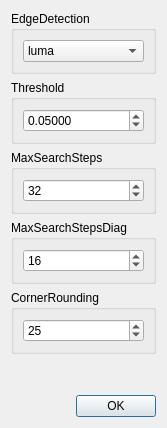
<?xml version="1.0" encoding="UTF-8"?>
<ui version="4.0">
 <class>SmaaDialog</class>
 <widget class="QDialog" name="SmaaDialog">
  <property name="geometry">
   <rect>
    <x>0</x>
    <y>0</y>
    <width>159</width>
    <height>428</height>
   </rect>
  </property>
  <property name="windowTitle">
   <string>SMAA effect settings</string>
  </property>
  <layout class="QVBoxLayout" name="verticalLayout_6">
   <item>
    <widget class="QGroupBox" name="edgeDetection">
     <property name="toolTip">
      <string>&lt;html&gt;&lt;head/&gt;&lt;body&gt;&lt;p&gt;smaaEdgeDetection changes the edge detection shader:&lt;/p&gt;&lt;p&gt;luma  - default&lt;/p&gt;&lt;p&gt;color - might catch more edges, but is more expensive&lt;/p&gt;&lt;/body&gt;&lt;/html&gt;</string>
     </property>
     <property name="title">
      <string>EdgeDetection</string>
     </property>
     <layout class="QVBoxLayout" name="verticalLayout">
      <item>
       <widget class="QComboBox" name="edgeDetectionValue">
        <item>
         <property name="text">
          <string>luma</string>
         </property>
        </item>
        <item>
         <property name="text">
          <string>color</string>
         </property>
        </item>
       </widget>
      </item>
     </layout>
    </widget>
   </item>
   <item>
    <widget class="QGroupBox" name="threshold">
     <property name="toolTip">
      <string>&lt;html&gt;&lt;head/&gt;&lt;body&gt;&lt;p&gt;smaaThreshold specifies the threshold or sensitivity to edges&lt;/p&gt;&lt;p&gt;Lowering this value you will be able to detect more edges at the expense of performance.&lt;/p&gt;&lt;p&gt;Range: [0, 0.5]&lt;/p&gt;&lt;p&gt;0.1 is a reasonable value, and allows to catch most visible edges.&lt;/p&gt;&lt;p&gt;0.05 is a rather overkill value, that allows to catch 'em all.&lt;/p&gt;&lt;/body&gt;&lt;/html&gt;</string>
     </property>
     <property name="title">
      <string>Threshold</string>
     </property>
     <layout class="QVBoxLayout" name="verticalLayout_2">
      <item>
       <widget class="QDoubleSpinBox" name="thresholdValue">
        <property name="decimals">
         <number>5</number>
        </property>
        <property name="minimum">
         <double>-10000.000000000000000</double>
        </property>
        <property name="maximum">
         <double>10000.000000000000000</double>
        </property>
        <property name="singleStep">
         <double>0.010000000000000</double>
        </property>
        <property name="value">
         <double>0.050000000000000</double>
        </property>
       </widget>
      </item>
     </layout>
    </widget>
   </item>
   <item>
    <widget class="QGroupBox" name="maxSearchSteps">
     <property name="toolTip">
      <string>&lt;html&gt;&lt;head/&gt;&lt;body&gt;&lt;p&gt;smaaMaxSearchSteps specifies the maximum steps performed in the horizontal/vertical pattern searches&lt;/p&gt;&lt;p&gt;Range: [0, 112]&lt;/p&gt;&lt;p&gt;4  - low&lt;/p&gt;&lt;p&gt;8  - medium&lt;/p&gt;&lt;p&gt;16 - high&lt;/p&gt;&lt;p&gt;32 - ultra&lt;/p&gt;&lt;/body&gt;&lt;/html&gt;</string>
     </property>
     <property name="title">
      <string>MaxSearchSteps</string>
     </property>
     <layout class="QVBoxLayout" name="verticalLayout_3">
      <item>
       <widget class="QSpinBox" name="maxSearchStepsValue">
        <property name="minimum">
         <number>-10000</number>
        </property>
        <property name="maximum">
         <number>10000</number>
        </property>
        <property name="value">
         <number>32</number>
        </property>
       </widget>
      </item>
     </layout>
    </widget>
   </item>
   <item>
    <widget class="QGroupBox" name="maxSearchStepsDiag">
     <property name="toolTip">
      <string>&lt;html&gt;&lt;head/&gt;&lt;body&gt;&lt;p&gt;smaaMaxSearchStepsDiag specifies the maximum steps performed in the diagonal pattern searches&lt;/p&gt;&lt;p&gt;Range: [0, 20]&lt;/p&gt;&lt;p&gt;0  - low, medium&lt;/p&gt;&lt;p&gt;8  - high&lt;/p&gt;&lt;p&gt;16 - ultra&lt;/p&gt;&lt;/body&gt;&lt;/html&gt;</string>
     </property>
     <property name="title">
      <string>MaxSearchStepsDiag</string>
     </property>
     <layout class="QVBoxLayout" name="verticalLayout_4">
      <item>
       <widget class="QSpinBox" name="maxSearchStepsDiagValue">
        <property name="minimum">
         <number>-10000</number>
        </property>
        <property name="maximum">
         <number>10000</number>
        </property>
        <property name="value">
         <number>16</number>
        </property>
       </widget>
      </item>
     </layout>
    </widget>
   </item>
   <item>
    <widget class="QGroupBox" name="cornerRounding">
     <property name="toolTip">
      <string>&lt;html&gt;&lt;head/&gt;&lt;body&gt;&lt;p&gt;smaaCornerRounding specifies how much sharp corners will be rounded&lt;/p&gt;&lt;p&gt;Range: [0, 100]&lt;/p&gt;&lt;p&gt;25 is a reasonable value&lt;/p&gt;&lt;/body&gt;&lt;/html&gt;</string>
     </property>
     <property name="title">
      <string>CornerRounding</string>
     </property>
     <layout class="QVBoxLayout" name="verticalLayout_5">
      <item>
       <widget class="QSpinBox" name="cornerRoundingValue">
        <property name="minimum">
         <number>-10000</number>
        </property>
        <property name="maximum">
         <number>10000</number>
        </property>
        <property name="value">
         <number>25</number>
        </property>
       </widget>
      </item>
     </layout>
    </widget>
   </item>
   <item>
    <spacer name="verticalSpacer">
     <property name="orientation">
      <enum>Qt::Vertical</enum>
     </property>
     <property name="sizeHint" stdset="0">
      <size>
       <width>20</width>
       <height>40</height>
      </size>
     </property>
    </spacer>
   </item>
   <item>
    <widget class="QDialogButtonBox" name="buttonBox">
     <property name="orientation">
      <enum>Qt::Horizontal</enum>
     </property>
     <property name="standardButtons">
      <set>QDialogButtonBox::Ok</set>
     </property>
    </widget>
   </item>
  </layout>
 </widget>
 <resources/>
 <connections>
  <connection>
   <sender>buttonBox</sender>
   <signal>accepted()</signal>
   <receiver>SmaaDialog</receiver>
   <slot>accept()</slot>
   <hints>
    <hint type="sourcelabel">
     <x>248</x>
     <y>254</y>
    </hint>
    <hint type="destinationlabel">
     <x>157</x>
     <y>274</y>
    </hint>
   </hints>
  </connection>
  <connection>
   <sender>buttonBox</sender>
   <signal>rejected()</signal>
   <receiver>SmaaDialog</receiver>
   <slot>reject()</slot>
   <hints>
    <hint type="sourcelabel">
     <x>316</x>
     <y>260</y>
    </hint>
    <hint type="destinationlabel">
     <x>286</x>
     <y>274</y>
    </hint>
   </hints>
  </connection>
 </connections>
</ui>
